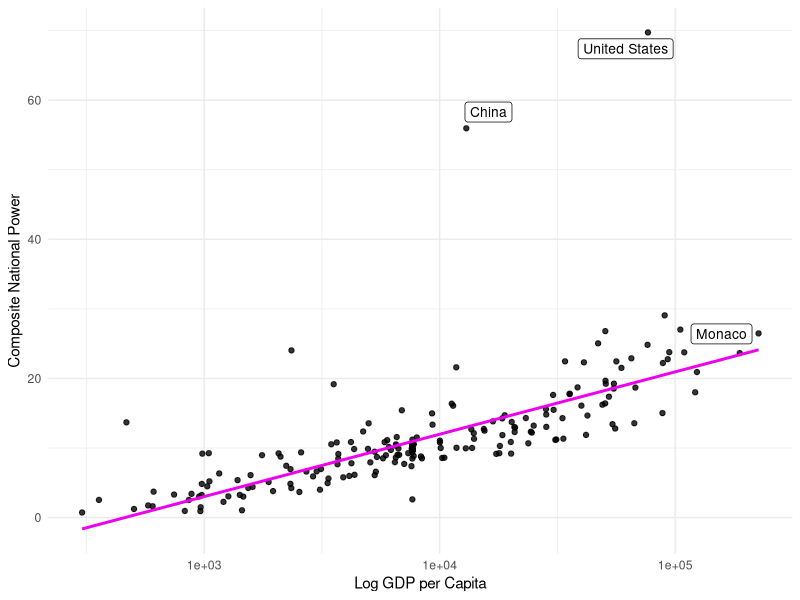
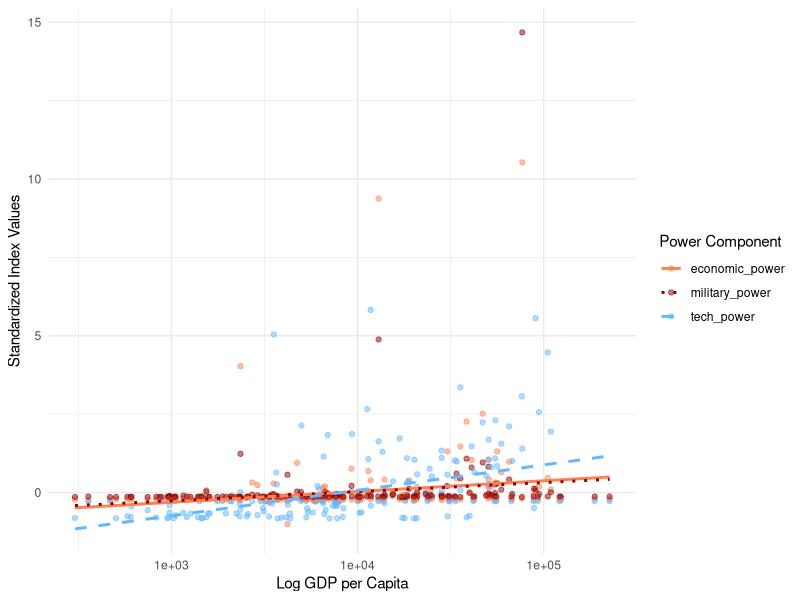

Source code (R) for these figures, in order:
## ---- chunk 1

library(tidyverse)
library(knitr)
library(ggrepel)
library(patchwork)
library(broom)

df <- read_csv("global_power.csv")

df1 <- df %>%
  select(
    country,
    region,
    gdp_per_capita,
    economic_power,
    tech_power,
    military_power,
    power_index,
    power_rank
  ) 

df_scaled <- df1 %>%
  mutate(across(c(power_index, economic_power, tech_power, military_power), scale))

## ---- chunk 2
#| label: fig-power
#| fig-width: 8
#| fig-asp: 0.4
#| fig-cap: "GDP per Capita and Composite National Power"

power <- ggplot(df1, aes(x = gdp_per_capita, y = power_index)) +
  geom_point(alpha = 0.8, color = "black") +
  geom_smooth(method = "lm", se = FALSE, size = 1, color = "magenta2") +
  geom_label_repel(
    data = df1 %>% 
      filter(country %in% c("United States", "China", "Monaco")),
    aes(label = country),
    size = 3.5
  ) +
  scale_x_log10() +
  labs(
    x = "Log GDP per Capita",
    y = "Composite National Power",
    title = NULL
  ) +
  theme_minimal()

power

## ---- chunk 3
#| label: tbl-lm

m1 <- lm(power_index ~ gdp_per_capita, df1)
m2 <- lm(economic_power ~ gdp_per_capita, df1)
m3 <- lm(tech_power ~ gdp_per_capita, df1)
m4 <- lm(military_power ~ gdp_per_capita, df1)

results <- bind_rows(
  tidy(m1) %>% mutate(model = "Power Index"),
  tidy(m2) %>% mutate(model = "Economic Power"),
  tidy(m3) %>% mutate(model = "Tech Power"),
  tidy(m4) %>% mutate(model = "Military Power")
)

table_lm <- results %>%
  filter(term == "gdp_per_capita") %>%
  select(model, estimate, p.value) %>%
  kable(digits = 4L, 
        col.names = c("Power Component", "Beta Coefficient", "P Value"),
        caption = "Relationship Between GDP per Capita and Power Dimensions")

table_lm


## ---- chunk 4
#| label: fig-components
#| fig-width: 7
#| fig-asp: 0.36
#| fig-cap: "GDP per Capita and Different Dimensions of National Power"
 

scaled <- df_scaled %>%
  pivot_longer(cols = c(economic_power, tech_power, military_power),
               names_to = "power_component",
               values_to = "value") %>%
  ggplot(aes(x = gdp_per_capita, y = value, 
             color = power_component,
             linetype = power_component)) +
  geom_point(alpha = .5, size = 1.5) +
  geom_smooth(method = "lm", se = FALSE, size = 1) +
  labs(
    title = NULL,
    x = "Log GDP per Capita",
    y = "Standardized Index Values",
    color = "Power Component",
    linetype = "Power Component"
  ) +
  scale_x_log10() +
  scale_color_manual(values = c('coral', 'red4', 'steelblue1')) +
  scale_linetype_manual(values = c(
  "economic_power" = "solid",
  "military_power" = "dotted",
  "tech_power" = "dashed")) +
  theme_minimal() +
  theme(legend.position = "right")

scaled
